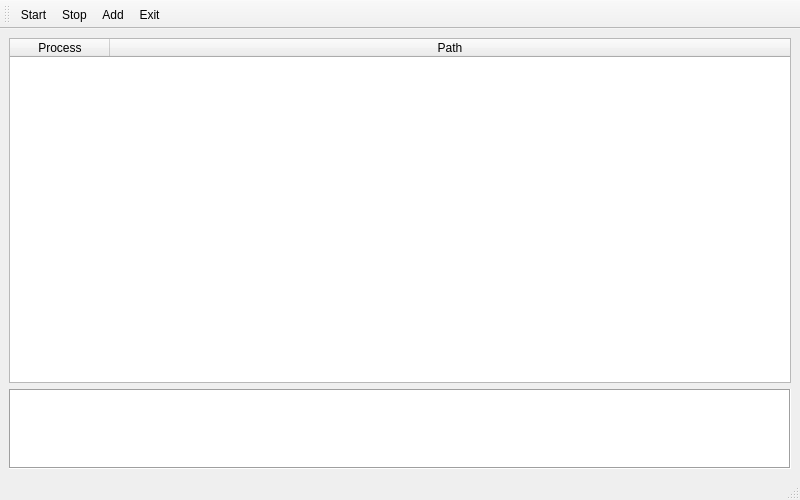
<?xml version="1.0" encoding="UTF-8"?>
<ui version="4.0">
 <class>MainWindow</class>
 <widget class="QMainWindow" name="MainWindow">
  <property name="geometry">
   <rect>
    <x>0</x>
    <y>0</y>
    <width>800</width>
    <height>500</height>
   </rect>
  </property>
  <property name="maximumSize">
   <size>
    <width>800</width>
    <height>500</height>
   </size>
  </property>
  <property name="windowTitle">
   <string>SFMinitor</string>
  </property>
  <widget class="QWidget" name="centralwidget">
   <layout class="QGridLayout" name="gridLayout" rowstretch="0,0">
    <item row="1" column="0">
     <widget class="QTextEdit" name="textEdit">
      <property name="maximumSize">
       <size>
        <width>16777215</width>
        <height>80</height>
       </size>
      </property>
      <property name="frameShape">
       <enum>QFrame::Box</enum>
      </property>
      <property name="readOnly">
       <bool>false</bool>
      </property>
     </widget>
    </item>
    <item row="0" column="0">
     <widget class="QTableWidget" name="tableWidget">
      <attribute name="horizontalHeaderStretchLastSection">
       <bool>true</bool>
      </attribute>
      <column>
       <property name="text">
        <string>Process</string>
       </property>
      </column>
      <column>
       <property name="text">
        <string>Path</string>
       </property>
      </column>
     </widget>
    </item>
   </layout>
  </widget>
  <widget class="QStatusBar" name="statusbar"/>
  <widget class="QToolBar" name="toolBar">
   <property name="windowTitle">
    <string>toolBar</string>
   </property>
   <attribute name="toolBarArea">
    <enum>TopToolBarArea</enum>
   </attribute>
   <attribute name="toolBarBreak">
    <bool>false</bool>
   </attribute>
   <addaction name="actionStart"/>
   <addaction name="actionStop"/>
   <addaction name="actionAdd"/>
   <addaction name="actionExit"/>
  </widget>
  <action name="actionStart">
   <property name="text">
    <string>Start</string>
   </property>
  </action>
  <action name="actionStop">
   <property name="text">
    <string>Stop</string>
   </property>
  </action>
  <action name="actionAdd">
   <property name="text">
    <string>Add</string>
   </property>
  </action>
  <action name="actionExit">
   <property name="text">
    <string>Exit</string>
   </property>
  </action>
 </widget>
 <resources/>
 <connections/>
</ui>
